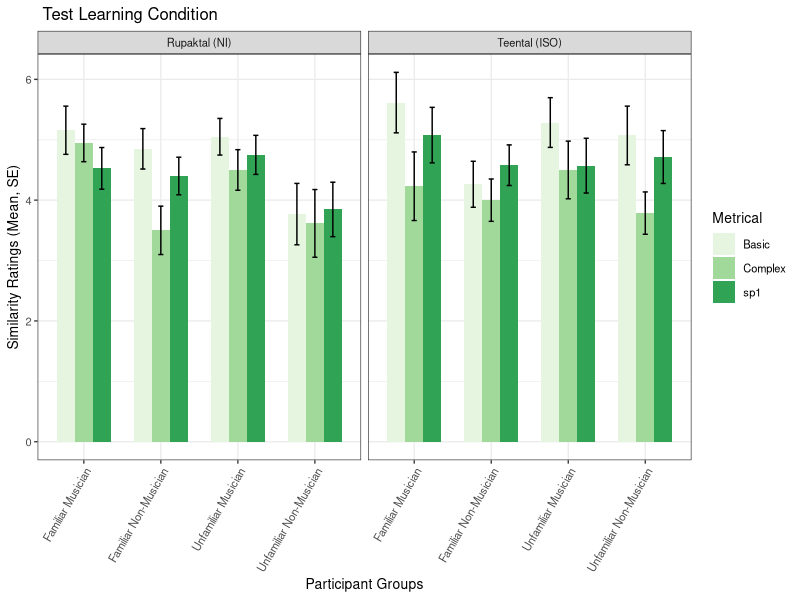
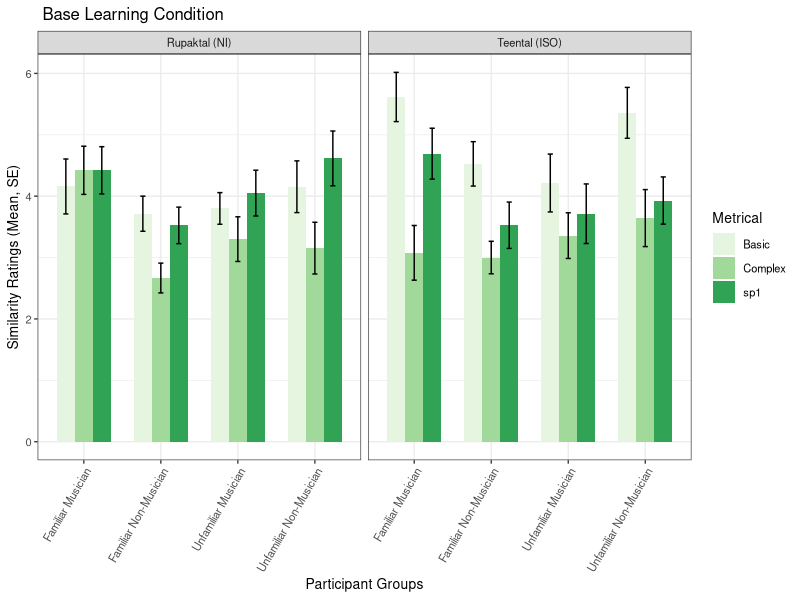
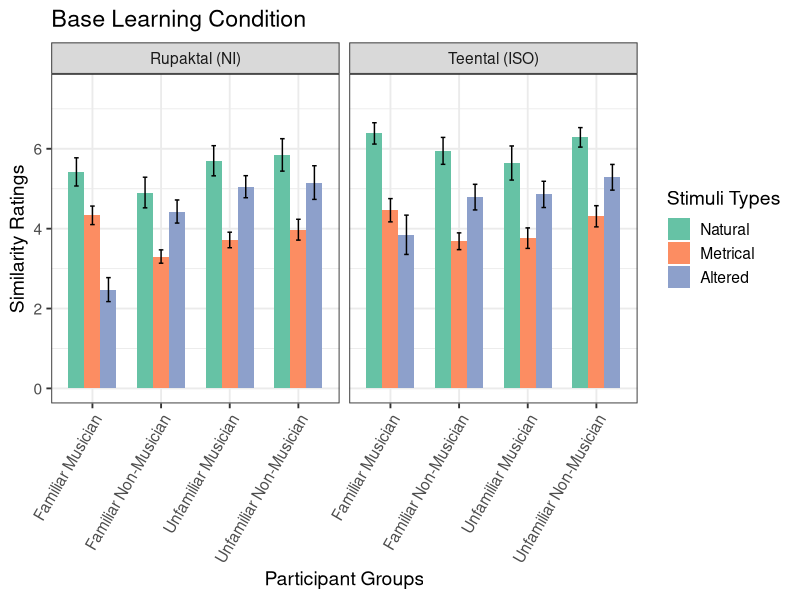
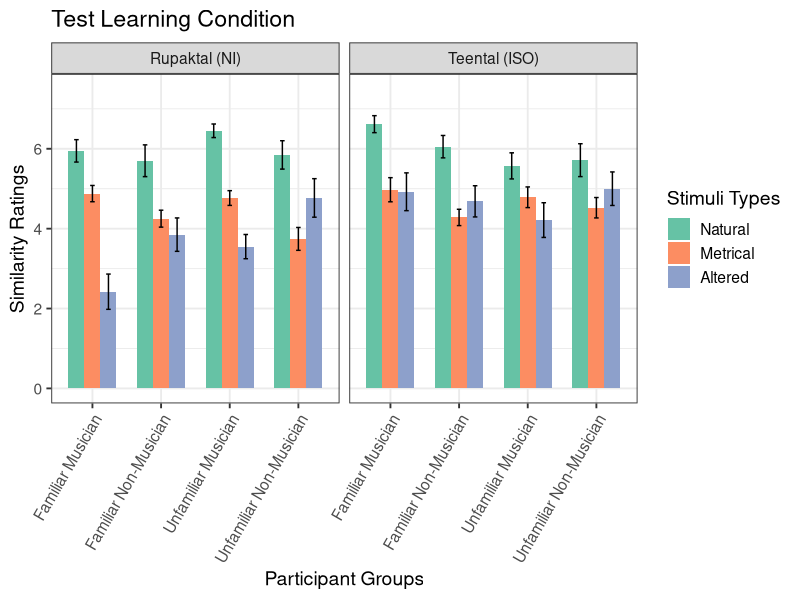
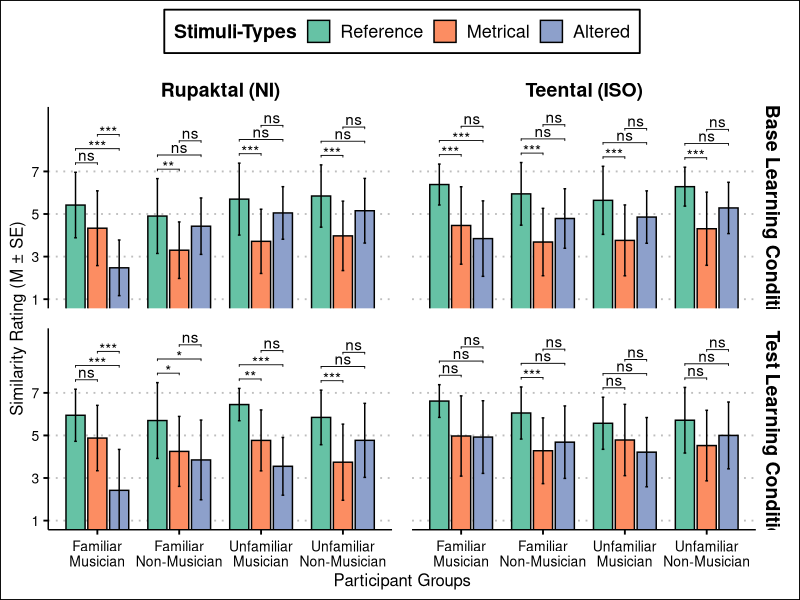
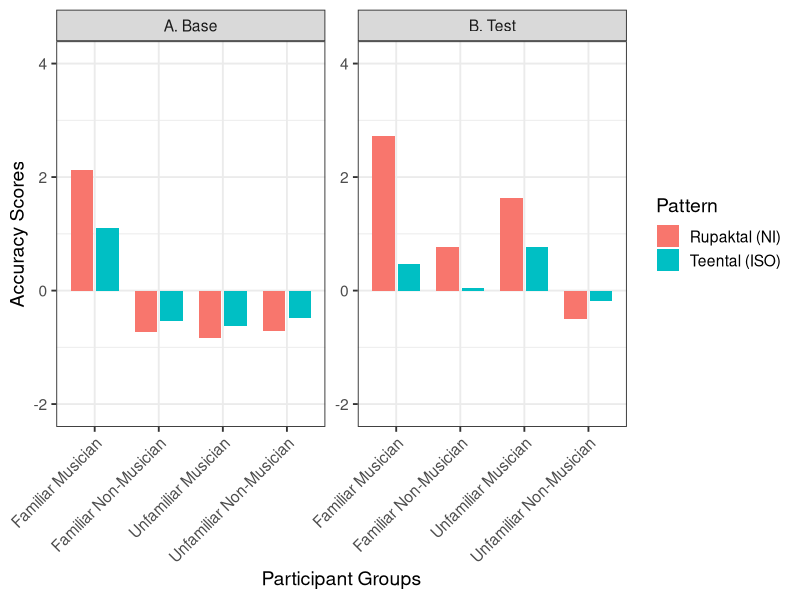
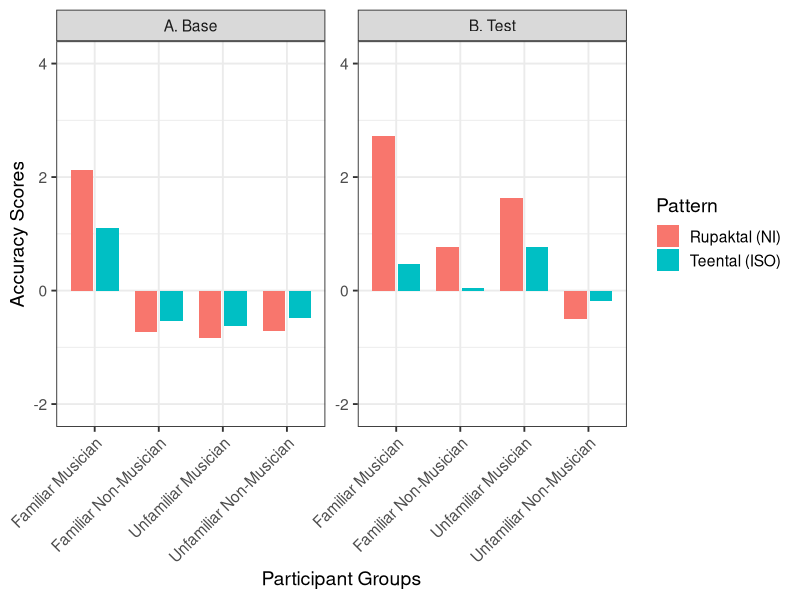

The R script that drew these images, in order:
## ---- chunk 1
knitr::opts_chunk$set(echo = TRUE)
## ---- chunk 2
library(emmeans)
library(dplyr)
library(ggplot2)
library(ggforce)
library(tidyverse)
library(stringr)
library(lme4)
library(writexl)
library(ggpubr)
library(ggthemes)
library(rstatix)

## ---- chunk 3
dw2<-read.csv('Westerndata_outlierremoved.csv',skip = 0,header = TRUE)
dw2 <- subset(dw2, select = -Familiarity)
di2<-read.csv('Indiandata_outlierremoved.csv',skip = 0,header = TRUE)
## ---- chunk 4
dw2$Familiarity <- "Non-Indian"
di2$Familiarity <- "Indian"
dcom <- rbind(dw2, di2)
dcom <- dcom %>%filter(type != "Naturll" & type != "Naturl2") #remove testing stimuli
## ---- chunk 5
dcom$type<-factor(dcom$type)
dcom$Alteration_Type <- factor(dcom$type,levels = c("Basic", "Complex", "Naturl", "sd1", "sp1"),labels = c("Metrical", "Metrical","Natural", "Altered", "Metrical"))

## ---- chunk 6

# Define patterns, conditions, and types
types_to_compare <- c("Basic", "Complex", "sp1")

# Pre-filter dataset for relevant columns and types
data_filtered <- dcom %>%
  filter(type %in% types_to_compare) %>%
  select(ResponseId, Musicianship, Familiarity,pattern, condition, type, similarity)

# LMM for all participant groups between Stimuli-Type
lm_met_m <- lmer(similarity ~ condition * pattern * Familiarity* Musicianship*type + (1 | ResponseId), data = data_filtered)
emm_met_m <- emmeans (lm_met_m,~  + condition+ pattern +Familiarity +   Musicianship +type+ pattern : type)
jt_met_m<-joint_tests(emm_met_m)
print(knitr::kable(jt_met_m))
pairwise_met_m <- pairs(emm_met_m, by = , adjust = "bonferroni")
pairwise_summary_m <- summary(pairwise_met_m)
jt_pairwise_m_df <- as.data.frame(pairwise_summary_m)
write_xlsx(jt_pairwise_m_df, "Stimuli Type Comparisons.xlsx")
## ---- chunk 7

#Visualisation of only Test
vis_m <- data_filtered %>%
  filter(condition == "Test", type !="sd1") %>%
  mutate(Familiarity = ifelse(Familiarity == "Indian", "Familiar",
        ifelse(Familiarity == "Non-Indian", "Unfamiliar",Familiarity)),
  Groups = paste(Familiarity, Musicianship, sep = " "),
    pattern = ifelse(pattern == "Rupak", "Rupaktal (NI)", pattern),
    pattern = ifelse(pattern == "Teental", "Teental (ISO)", pattern),
  type = factor(type, levels = c("Basic", "Complex", "sp1"))
  ) %>%
  group_by(condition, Groups, pattern, type) %>%
  summarise(M = mean(similarity), n = n(), SE = sd(similarity) / sqrt(n), .groups = 'drop')

g_m <- ggplot(vis_m, aes(x = Groups, y = M, fill = type)) +
  geom_col(position = position_dodge(width = 0.7), width = 0.7) +
  geom_errorbar(aes(ymin = M - SE, ymax = M + SE), width = 0.2, position = position_dodge(width = 0.7)) +
  facet_wrap(~ pattern, scales = "fixed") +
  ylab("Similarity Ratings (Mean, SE)") +
  xlab("Participant Groups") +
  ggtitle(" Test Learning Condition") +
  theme_bw(base_size = 10) +
  theme(axis.text.x = element_text(angle = 60, vjust = 1, hjust = 1)) +
  labs(fill = "Metrical") +
  scale_fill_brewer(palette = "Set5")
g_m

#Visualisation of only Base
vis_m2 <- data_filtered %>%
  filter(condition == "Base", type !="sd1") %>%
  mutate(Familiarity = ifelse(Familiarity == "Indian", "Familiar",
        ifelse(Familiarity == "Non-Indian", "Unfamiliar",Familiarity)),
  Groups = paste(Familiarity, Musicianship, sep = " "),
    pattern = ifelse(pattern == "Rupak", "Rupaktal (NI)", pattern),
    pattern = ifelse(pattern == "Teental", "Teental (ISO)", pattern),
  type = factor(type, levels = c("Basic", "Complex", "sp1"))
  ) %>%
  group_by(condition, Groups, pattern, type) %>%
  summarise(M = mean(similarity), n = n(), SE = sd(similarity) / sqrt(n), .groups = 'drop')

g_m2 <- ggplot(vis_m2, aes(x = Groups, y = M, fill = type)) +
  geom_col(position = position_dodge(width = 0.7), width = 0.7) +
  geom_errorbar(aes(ymin = M - SE, ymax = M + SE), width = 0.2, position = position_dodge(width = 0.7)) +
  facet_wrap(~ pattern, scales = "fixed") +
  ylab("Similarity Ratings (Mean, SE)") +
  xlab("Participant Groups") +
  ggtitle(" Base Learning Condition") +
  theme_bw(base_size = 10) +
  theme(axis.text.x = element_text(angle = 60, vjust = 1, hjust = 1)) +
  labs(fill = "Metrical") +
  scale_fill_brewer(palette = "Set5")
g_m2
## ---- chunk 8
#Test

#Participant vise comparison for only Base condition
vis_meter2 <- dcom %>%
  filter(condition == "Base") %>%
  mutate(
    Familiarity = ifelse(Familiarity == "Indian", "Familiar",
                         ifelse(Familiarity == "Non-Indian", "Unfamiliar", Familiarity)),
    Groups = paste(Familiarity, Musicianship, sep = " "),
    Alteration_Type = factor(Alteration_Type, levels = c("Natural", "Metrical", "Altered")),
    pattern = ifelse(pattern == "Rupak", "Rupaktal (NI)", pattern),
    pattern = ifelse(pattern == "Teental", "Teental (ISO)", pattern)
  ) %>%
  group_by(Groups, pattern, Alteration_Type) %>%
  summarise(M = mean(similarity), n = n(), SE = sd(similarity) / sqrt(n), .groups = 'drop')

g_meter2 <- ggplot(vis_meter2, aes(x = Groups, y = M, fill = Alteration_Type)) +
  geom_col(position = position_dodge(width = 0.7), width = 0.7) +
  geom_errorbar(aes(ymin = M - SE, ymax = M + SE), width = 0.2, position = position_dodge(width = 0.7)) +
  facet_wrap(~ pattern, scales = "fixed") +
  ylab("Similarity Ratings") +
  xlab("Participant Groups") +
  ggtitle("Base Learning Condition") +
  theme_bw(base_size = 14) +
  theme(axis.text.x = element_text(angle = 60, vjust = 1, hjust = 1)) +
  labs(fill = "Stimuli Types") +
  scale_fill_brewer(palette = "Set2") +
  ylim(0, 7.5)
g_meter2

#Participant vise comparison for only Test condition
vis_meter2.1 <- dcom %>%
  filter(condition == "Test") %>%
  mutate(
    Familiarity = ifelse(Familiarity == "Indian", "Familiar",
                         ifelse(Familiarity == "Non-Indian", "Unfamiliar", Familiarity)),
    Groups = paste(Familiarity, Musicianship, sep = " "),
    Alteration_Type = factor(Alteration_Type, levels = c("Natural", "Metrical", "Altered")),
    pattern = ifelse(pattern == "Rupak", "Rupaktal (NI)", pattern),
    pattern = ifelse(pattern == "Teental", "Teental (ISO)", pattern)
  ) %>%
  group_by(Groups, pattern, Alteration_Type) %>%
  summarise(M = mean(similarity), n = n(), SE = sd(similarity) / sqrt(n), .groups = 'drop')

g_meter2.1 <- ggplot(vis_meter2.1, aes(x = Groups, y = M, fill = Alteration_Type)) +
  geom_col(position = position_dodge(width = 0.7), width = 0.7) +
  geom_errorbar(aes(ymin = M - SE, ymax = M + SE), width = 0.2, position = position_dodge(width = 0.7)) +
  facet_wrap(~ pattern, scales = "fixed") +
  ylab("Similarity Ratings") +
  xlab("Participant Groups") +
  ggtitle("Test Learning Condition") +
  theme_bw(base_size = 14) +
  theme(axis.text.x = element_text(angle = 60, vjust = 1, hjust = 1)) +
  labs(fill = "Stimuli Types") +
  scale_fill_brewer(palette = "Set2") +
  ylim(0, 7.5)
g_meter2.1

## ---- chunk 9
#putting everything in tables
lm_met1.1 <- lmer(similarity ~ condition * pattern * Familiarity* Musicianship*Alteration_Type + (1 | ResponseId), data = dcom)

emm_met1.1 <- emmeans (lm_met1.1,~  + condition+ pattern +Familiarity +   Musicianship +Alteration_Type+ pattern : Alteration_Type)
jt_met1.1<-joint_tests(emm_met1.1)
print(knitr::kable(jt_met1.1))
jt_met1.1_df <- as.data.frame(jt_met1.1)
library(writexl)
write_xlsx(jt_met1.1_df, "jt_met1_1.xlsx")
pairwise_met_overall <- pairs(emm_met1.1, by = , adjust = "bonferroni")
pairwise_summary_overall <- summary(pairwise_met_overall)

#Overall comparison of alteration types for only Test Learning Condition
meter_overall <- dcom %>%
  filter(condition != "Base")
lm_met1 <- lmer(similarity ~ pattern * Familiarity* Musicianship*Alteration_Type + (1 | ResponseId), data = meter_overall)
emm_met1 <- emmeans (lm_met1,~  + pattern +Familiarity +   Musicianship +Alteration_Type+ pattern : Alteration_Type)
jt_met1<-joint_tests(emm_met1)
print(knitr::kable(jt_met1))
#1. for overall pattern and alteration type
emm_met_overall<- emmeans (lm_met1,~  pattern*Alteration_Type )
pairwise_met1 <- pairs(emm_met_overall, by = , adjust = "bonferroni")
pairwise_summary_met1 <- summary(pairwise_met1)
#2. for all factors
pairwise_met2 <- pairs(emm_met1, by = , adjust = "bonferroni")
pairwise_summary_met2 <- summary(pairwise_met2)


## ---- chunk 10

emm_subset <- emmeans(lm_met1.1, ~  pattern*Familiarity * Musicianship*Alteration_Type)

pairwise_fam_mus_teental <- pairs(emm_subset, adjust = "bonferroni")
print("All pairwise comparisons for Alteration Type, Familiarity, and Musicianship in Teental pattern:")
#summary(pairwise_fam_mus_teental)
pairwise_summary_Teen <- summary(pairwise_fam_mus_teental)

## ---- chunk 11
dcom_renamed <- dcom %>%
  #  filter(condition == "Base") %>%
  mutate(
    Familiarity = ifelse(Familiarity == "Indian", "Familiar",
                         ifelse(Familiarity == "Non-Indian", "Unfamiliar", Familiarity)),
    Groups = factor(paste(Familiarity, Musicianship, sep = "\n")),
    # Change "Natural" to "Reference" in Alteration_Type levels
    Alteration_Type = factor(ifelse(Alteration_Type == "Natural", "Reference", as.character(Alteration_Type)), 
                             levels = c("Reference", "Metrical", "Altered")),
    pattern = ifelse(pattern == "Rupak", "Rupaktal (NI)", pattern),
    pattern = ifelse(pattern == "Teental", "Teental (ISO)", pattern),
    condition = ifelse(condition == "Base", "A. Base Learning Condition",
                       ifelse(condition == "Test", "B. Test Learning Condition", condition))
  )
dim(dcom)
dim(dcom_renamed)
# Create structure (p values are not correct!)
stat.test <- dcom_renamed %>%
  group_by(condition, pattern, Groups) %>%
  t_test(similarity ~ Alteration_Type, p.adjust.method = "bonferroni") 
stat.test
dim(stat.test)
# Bar plots with p-values
stat.test <- stat.test %>%
  add_xy_position(x = "Groups", fun = "mean_sd", dodge = 0.8)
# Fix these to reflect lmer analysis
stat.test$p.adj.signif[1:12]<-c("ns","***","***","**","ns","ns","***","ns","ns","***","ns","ns")
stat.test$p.adj.signif[13:(12+12)]<-c("***","***","ns","***","ns","ns","***","ns","ns","***","ns","ns")
stat.test$p.adj.signif[25:(24+12)]<-c("ns","***","***","*","*","ns","**","***","ns","***","ns","ns")
stat.test$p.adj.signif[37:(36+12)]<-c("ns","ns","ns","***","ns","ns","ns","ns","ns","ns","ns","ns")
head(dcom_renamed)

# Create a bar plot with error bars (mean +/- sd)
bp <- ggbarplot(
  dcom_renamed, x = "Groups", y = "similarity", fill = "Alteration_Type",
  palette = "Set2", add = "mean_sd",
  position = position_dodge(0.8),
  facet.by = c("condition","pattern")
)

# Ensure x-axis labels appear for all facets
bp <- bp + ylab("Similarity Rating (M ± SE)")
bp <- bp + xlab("Participant Groups")
bp <- bp + theme_clean(base_size = 14)
bp <- bp + theme(
  axis.text.x = element_text(angle = 0, vjust = 0.5, hjust = 0.5),
  strip.background = element_rect(fill = "white"),
  strip.text = element_text(size = 14, face = "bold"),
  panel.spacing = unit(1, "lines")
)
bp <- bp + scale_fill_brewer(name="Stimuli-Types", palette = "Set2")
bp <- bp + scale_y_continuous(breaks = seq(1,7,by=2))
bp <- bp + coord_cartesian(ylim = c(1, 9.6))
bp <- bp + theme(
  legend.position="top",
  axis.text.x = element_text(angle = 0, hjust = 0.5),
  # This forces the x-axis text to be shown in all facets
  strip.placement = "outside"
)

# Make sure group labels are shown on all facets
bp <- bp + facet_grid(condition ~ pattern, scales = "free_x", space = "free_x")

bp <- bp + 
  stat_pvalue_manual(
    stat.test, label = "p.adj.signif", tip.length = 0.01,
    hide.ns = FALSE
  )
bp

# Save the plot

#file_path <- "figure3.png"
#ggsave(filename = file_path, plot = bp, device = "png", dpi = 300, height = 7, width = 11)
#print(paste("Plot saved as", file_path, "with 300 DPI"))
## ---- chunk 12
# Replace 'Indian' with 'Familiar' and 'Non-Indian' with 'Unfamiliar
dcom_acc <- dcom %>%
  mutate(Familiarity = ifelse(Familiarity == "Indian", "Familiar", Familiarity)) %>%
  mutate(Familiarity = ifelse(Familiarity == "Non-Indian", "Unfamiliar", Familiarity))

# Add a new column 'Groups' by combining 'Familiairity' and 'Musicianship'
dcom_acc <- mutate(dcom_acc, Groups = paste(Familiarity, Musicianship, sep = " "))

#Accuracy Scores: Accuracy=(mean of metrical+mean of natural) - (mean of altered)
d_accuracy <- dcom_acc %>%
  group_by(ResponseId, condition, pattern, Groups, Familiarity, Musicianship) %>%
  summarise(
    Difference_Scores = (mean(similarity[type %in% c("Basic", "Naturl", "Complex", "sp1")]) -
                        mean(similarity[type == "sd1"])))

d_accuracy2 <- d_accuracy %>%
  group_by(pattern, Groups, condition) %>%
  summarise(M2 = mean(Difference_Scores), 
            n = n(), 
            SE2 = sd(Difference_Scores) / sqrt(n))
#plot difference scores
pd <- position_dodge(width = 0.8) 
d_accuracy2 <- d_accuracy %>%
  group_by(pattern, Groups, condition) %>%
  summarise(M2 = mean(Difference_Scores), 
            n = n(), 
            SE2 = sd(Difference_Scores) / sqrt(n))
g_acc1 <- ggplot(d_accuracy2, aes(x = Groups, y = M2, fill = pattern)) +
  geom_col(position = pd, width = 0.7) +
  #geom_errorbar(aes(ymin = M2 - SE2, ymax = M2 + SE2), width = 0.2, position = pd) +
  facet_wrap(~ condition, scales = "free") +
  ylab("Accuracy Scores") +  
  xlab("Participant Groups") +
  theme_bw(base_size = 14) +
  theme(axis.text.x = element_text(angle = 45, hjust = 1)) +
  ylim(min(d_accuracy2$M2) * 1.1, max(d_accuracy2$M2) * 1.1)  # Adjust ylim

#print(g_acc1)

#Now editing the graph:
# Rename levels of the condition factor for the graph
d_accuracy3<- d_accuracy2 %>%
  mutate(condition = ifelse(condition == "Base", "A. Base", condition)) %>%
  mutate(condition = ifelse(condition == "Test", "B. Test", condition))%>%
mutate(pattern = ifelse(pattern == "Rupak", "Rupaktal (NI)", pattern))%>%
mutate(pattern = ifelse(pattern == "Teental", "Teental (ISO)", pattern))

# Plot with updated facet labels
g_acc2 <- ggplot(d_accuracy3, aes(x = Groups, y = M2, fill = pattern)) +
  geom_col(position = pd, width = 0.7) +
  facet_wrap(~ condition, scales = "free") +
  ylab("Accuracy Scores") +  
  xlab("Participant Groups") +
  theme_bw(base_size = 14) +
  theme(axis.text.x = element_text(angle = 45, hjust = 1)) +
  ylim(min(d_accuracy2$M2) * 2.5, max(d_accuracy2$M2) * 1.5)+# Adjust ylim
  labs(fill = "Pattern")

print(g_acc2)
# Save the plot as a PNG file with 300 DPI resolution
file_path <- "g_acc2_plot.png"

# Save the plot
ggsave(filename = file_path, plot = g_acc2, device = "png", dpi = 300)

# Print message confirming the save
print(paste("Plot saved as", file_path, "with 300 DPI"))

## ---- chunk 13
#1. Base

acc_base <- d_accuracy %>%
  filter(condition == "Base")
lm_acc1 <- lm(Difference_Scores ~ pattern * Familiarity*Musicianship, data = acc_base)
emm_acc <- emmeans (lm_acc1,~  pattern*Familiarity*Musicianship )
pairwise_acc <- pairs(emm_acc, by = , adjust = "bonferroni")
pairwise_summary_acc <- summary(pairwise_acc)

#2. Test

acc_Test <- d_accuracy %>%
  filter(condition == "Test")
lm_acc2 <- lm(Difference_Scores ~ pattern * Familiarity*Musicianship, data = acc_Test)
emm_acc2 <- emmeans (lm_acc2,~  pattern*Familiarity*Musicianship )
pairwise_acc2 <- pairs(emm_acc2, by = , adjust = "bonferroni")
pairwise_summary_acc2<- summary(pairwise_acc2)

#overall for effect of short term learning
m2 <- lmer(Difference_Scores ~ pattern * Familiarity * Musicianship  * condition + (1 | ResponseId), data = d_accuracy)
emm_acc3 <- emmeans(m2, ~  pattern + Familiarity + condition + pattern + Musicianship : Familiarity + pattern : condition + Musicianship : condition )
jt_acc3<-joint_tests(emm_acc3)
print(knitr::kable(jt_acc3))
pairwise_acc3 <- pairs(emm_acc3, by = , adjust = "bonferroni")
pairwise_summary_acc3 <- summary(pairwise_acc3)
